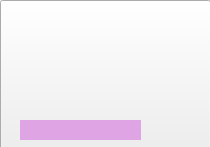
<?xml version="1.0" encoding="UTF-8"?>
<ui version="4.0">
 <class>projectui</class>
 <widget class="QWidget" name="projectui">
  <property name="geometry">
   <rect>
    <x>0</x>
    <y>0</y>
    <width>210</width>
    <height>147</height>
   </rect>
  </property>
  <property name="windowTitle">
   <string>Form</string>
  </property>
  <widget class="QPushButton" name="openproject">
   <property name="geometry">
    <rect>
     <x>0</x>
     <y>0</y>
     <width>211</width>
     <height>151</height>
    </rect>
   </property>
   <property name="styleSheet">
    <string notr="true">image: url(:/ptback/project.png);</string>
   </property>
   <property name="text">
    <string/>
   </property>
  </widget>
  <widget class="QLabel" name="projectname">
   <property name="geometry">
    <rect>
     <x>20</x>
     <y>120</y>
     <width>121</width>
     <height>20</height>
    </rect>
   </property>
   <property name="styleSheet">
    <string notr="true">color: rgb(16, 16, 16);
background-color: rgb(223, 164, 227);</string>
   </property>
   <property name="text">
    <string/>
   </property>
  </widget>
 </widget>
 <resources/>
 <connections/>
</ui>
